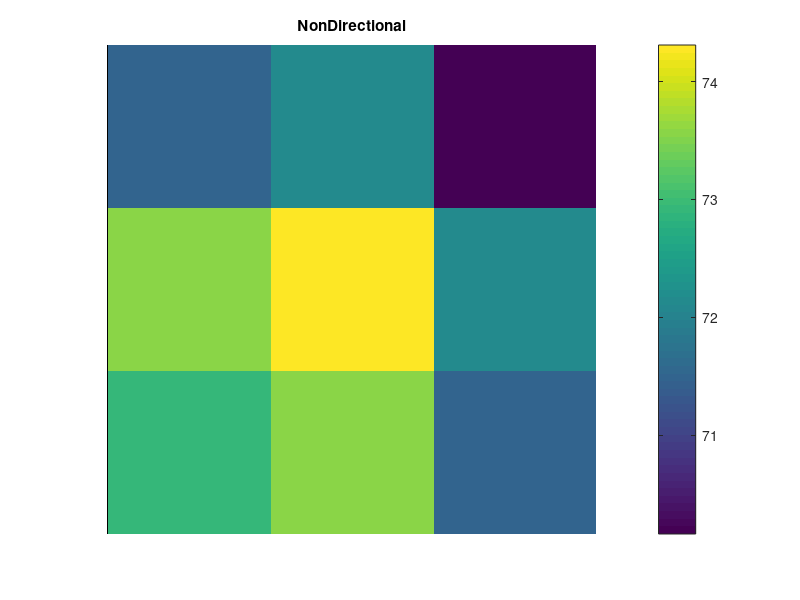

Reproduce this figure in MATLAB. (Note: this script raises an error after producing the figure.)
%% Comparison of GUI-calculated temperature against iPACK17
% Comparison of temperatures in lower left device of planar geometry as
% described in the 2017 iPACK paper "Power Packaging Thermal and Stress Model for Quick Parametric Analyses"

%% Workflow for extracting temperature data from NonDirectional
% # Construct planar geometry as described in iPACK19 (ipackmodel.ppresults)
% # Run solver for temperature and melt fraction values
% # Save PPResults object in GUI 
% # ParaPowerGUI(‘GetResults’).R
% # PPResultsObj.getState('Thermal')

%% Original Planar Geometry (iPACK17 fig. 7)
%
% <<device.PNG>>
%

%% Input Geometry (recreated in ParaPowerGUI_V2)
%
% <<model_config_cropped.PNG>>
%

% Nondirectional temperature in lower left device
temp_nondirec = [71.49 72.17 70.16; 73.57 74.31 72.17; 72.93 73.57 71.48];

% iPACK17 temperature in lower left device
temp_paper = [74.9 75.8 73.2; 77.6 78.7 75.8; 76.7 77.6 74.9];

%% iPACK17 temperature (fig. 10)
%
% <<iPACK17_fig10_overlay.PNG>>
%

clf

% calculate percent error
diff = temp_paper - temp_nondirec;
error = diff ./ temp_paper;
error_percent = error * 100;

imagesc(temp_nondirec)
axis off
axis square
title('NonDirectional')
key2 = colorbar;
key2.Label.String = 'Temperature (C)';
% overlay NonDirectional temp data
for k = 1:9
    col = mod(k-1,3) + 1;
    row = floor((k-1)/3) + 1;
    text(col,row,sprintf('%.0f',temp_nondirec(k)),'HorizontalAlignment','center','FontSize',18);
end

figure
imagesc(error_percent)
axis off
axis square
title('Percent Error, iPACK17 vs. NonDirectional')
key = colorbar;
key.Label.String = 'Percent Error';

